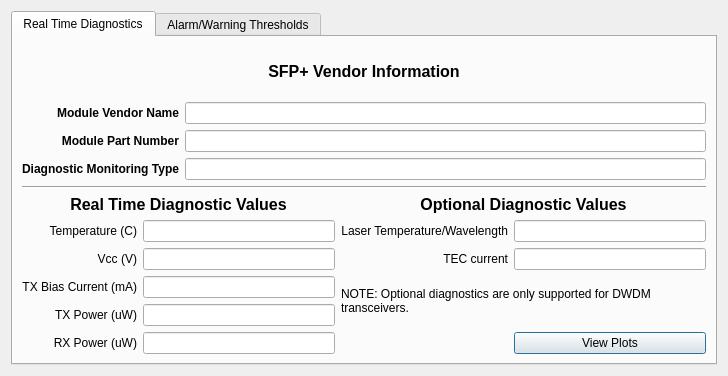
<?xml version="1.0" encoding="UTF-8"?>
<ui version="4.0">
 <class>Dialog</class>
 <widget class="QDialog" name="Dialog">
  <property name="geometry">
   <rect>
    <x>0</x>
    <y>0</y>
    <width>728</width>
    <height>376</height>
   </rect>
  </property>
  <property name="windowTitle">
   <string>Dialog</string>
  </property>
  <property name="modal">
   <bool>false</bool>
  </property>
  <layout class="QGridLayout" name="gridLayout_4">
   <item row="0" column="0">
    <widget class="QTabWidget" name="tabWidget">
     <property name="currentIndex">
      <number>0</number>
     </property>
     <widget class="QWidget" name="tab">
      <attribute name="title">
       <string>Real Time Diagnostics</string>
      </attribute>
      <layout class="QGridLayout" name="gridLayout_6">
       <item row="0" column="0">
        <layout class="QGridLayout" name="gridLayout_2">
         <item row="0" column="0">
          <layout class="QGridLayout" name="gridLayout_3">
           <item row="1" column="1">
            <widget class="QLineEdit" name="lineEdit">
             <property name="enabled">
              <bool>true</bool>
             </property>
            </widget>
           </item>
           <item row="3" column="1">
            <widget class="QLineEdit" name="lineEdit_3">
             <property name="enabled">
              <bool>true</bool>
             </property>
            </widget>
           </item>
           <item row="4" column="0" colspan="2">
            <widget class="Line" name="line">
             <property name="orientation">
              <enum>Qt::Horizontal</enum>
             </property>
            </widget>
           </item>
           <item row="5" column="0" colspan="2">
            <layout class="QGridLayout" name="gridLayout_5">
             <item row="0" column="0" colspan="2">
              <widget class="QLabel" name="label_4">
               <property name="font">
                <font>
                 <pointsize>12</pointsize>
                 <weight>75</weight>
                 <bold>true</bold>
                </font>
               </property>
               <property name="text">
                <string>Real Time Diagnostic Values</string>
               </property>
               <property name="alignment">
                <set>Qt::AlignCenter</set>
               </property>
              </widget>
             </item>
             <item row="3" column="2" rowspan="2" colspan="2">
              <widget class="QLabel" name="label_12">
               <property name="text">
                <string>NOTE: Optional diagnostics are only supported for DWDM transceivers.</string>
               </property>
               <property name="wordWrap">
                <bool>true</bool>
               </property>
              </widget>
             </item>
             <item row="4" column="0">
              <widget class="QLabel" name="txPowerLabel">
               <property name="font">
                <font>
                 <weight>50</weight>
                 <bold>false</bold>
                </font>
               </property>
               <property name="text">
                <string>TX Power (uW)</string>
               </property>
               <property name="alignment">
                <set>Qt::AlignRight|Qt::AlignTrailing|Qt::AlignVCenter</set>
               </property>
              </widget>
             </item>
             <item row="0" column="2" colspan="2">
              <widget class="QLabel" name="label_6">
               <property name="font">
                <font>
                 <pointsize>12</pointsize>
                 <weight>75</weight>
                 <bold>true</bold>
                </font>
               </property>
               <property name="text">
                <string>Optional Diagnostic Values</string>
               </property>
               <property name="alignment">
                <set>Qt::AlignCenter</set>
               </property>
              </widget>
             </item>
             <item row="2" column="2">
              <widget class="QLabel" name="label_8">
               <property name="font">
                <font>
                 <weight>50</weight>
                 <bold>false</bold>
                </font>
               </property>
               <property name="text">
                <string>TEC current</string>
               </property>
               <property name="alignment">
                <set>Qt::AlignRight|Qt::AlignTrailing|Qt::AlignVCenter</set>
               </property>
              </widget>
             </item>
             <item row="3" column="0">
              <widget class="QLabel" name="txBiasCurrentLabel">
               <property name="font">
                <font>
                 <weight>50</weight>
                 <bold>false</bold>
                </font>
               </property>
               <property name="text">
                <string>TX Bias Current (mA)</string>
               </property>
               <property name="alignment">
                <set>Qt::AlignRight|Qt::AlignTrailing|Qt::AlignVCenter</set>
               </property>
              </widget>
             </item>
             <item row="3" column="1">
              <widget class="QLineEdit" name="txBiasCurrentLineEdit"/>
             </item>
             <item row="1" column="0">
              <widget class="QLabel" name="temperatureLabel">
               <property name="font">
                <font>
                 <weight>50</weight>
                 <bold>false</bold>
                </font>
               </property>
               <property name="text">
                <string>Temperature (C)</string>
               </property>
               <property name="alignment">
                <set>Qt::AlignRight|Qt::AlignTrailing|Qt::AlignVCenter</set>
               </property>
              </widget>
             </item>
             <item row="2" column="1">
              <widget class="QLineEdit" name="vccLineEdit"/>
             </item>
             <item row="2" column="0">
              <widget class="QLabel" name="vccLabel">
               <property name="font">
                <font>
                 <weight>50</weight>
                 <bold>false</bold>
                </font>
               </property>
               <property name="text">
                <string>Vcc (V)</string>
               </property>
               <property name="alignment">
                <set>Qt::AlignRight|Qt::AlignTrailing|Qt::AlignVCenter</set>
               </property>
              </widget>
             </item>
             <item row="1" column="2">
              <widget class="QLabel" name="label_7">
               <property name="font">
                <font>
                 <weight>50</weight>
                 <bold>false</bold>
                </font>
               </property>
               <property name="text">
                <string>Laser Temperature/Wavelength</string>
               </property>
               <property name="alignment">
                <set>Qt::AlignRight|Qt::AlignTrailing|Qt::AlignVCenter</set>
               </property>
              </widget>
             </item>
             <item row="5" column="0">
              <widget class="QLabel" name="rxPowerLabel">
               <property name="font">
                <font>
                 <weight>50</weight>
                 <bold>false</bold>
                </font>
               </property>
               <property name="text">
                <string>RX Power (uW)</string>
               </property>
               <property name="alignment">
                <set>Qt::AlignRight|Qt::AlignTrailing|Qt::AlignVCenter</set>
               </property>
              </widget>
             </item>
             <item row="2" column="3">
              <widget class="QLineEdit" name="tecCurrentLineEdit"/>
             </item>
             <item row="4" column="1">
              <widget class="QLineEdit" name="txPowerLineEdit"/>
             </item>
             <item row="1" column="3">
              <widget class="QLineEdit" name="laserTempLineEdit"/>
             </item>
             <item row="1" column="1">
              <widget class="QLineEdit" name="temperatureLineEdit">
               <property name="enabled">
                <bool>true</bool>
               </property>
              </widget>
             </item>
             <item row="5" column="1">
              <widget class="QLineEdit" name="rxPowerLineEdit"/>
             </item>
             <item row="5" column="3">
              <widget class="QPushButton" name="pushButton">
               <property name="text">
                <string>View Plots</string>
               </property>
              </widget>
             </item>
            </layout>
           </item>
           <item row="1" column="0">
            <widget class="QLabel" name="label">
             <property name="font">
              <font>
               <weight>75</weight>
               <bold>true</bold>
              </font>
             </property>
             <property name="layoutDirection">
              <enum>Qt::LeftToRight</enum>
             </property>
             <property name="text">
              <string>Module Vendor Name</string>
             </property>
             <property name="alignment">
              <set>Qt::AlignRight|Qt::AlignTrailing|Qt::AlignVCenter</set>
             </property>
            </widget>
           </item>
           <item row="2" column="1">
            <widget class="QLineEdit" name="lineEdit_2">
             <property name="enabled">
              <bool>true</bool>
             </property>
            </widget>
           </item>
           <item row="2" column="0">
            <widget class="QLabel" name="label_2">
             <property name="font">
              <font>
               <weight>75</weight>
               <bold>true</bold>
              </font>
             </property>
             <property name="text">
              <string>Module Part Number</string>
             </property>
             <property name="alignment">
              <set>Qt::AlignRight|Qt::AlignTrailing|Qt::AlignVCenter</set>
             </property>
            </widget>
           </item>
           <item row="0" column="0" colspan="2">
            <widget class="QLabel" name="label_5">
             <property name="font">
              <font>
               <pointsize>12</pointsize>
               <weight>75</weight>
               <bold>true</bold>
              </font>
             </property>
             <property name="text">
              <string>SFP+ Vendor Information</string>
             </property>
             <property name="alignment">
              <set>Qt::AlignCenter</set>
             </property>
            </widget>
           </item>
           <item row="3" column="0">
            <widget class="QLabel" name="label_3">
             <property name="font">
              <font>
               <weight>75</weight>
               <bold>true</bold>
              </font>
             </property>
             <property name="text">
              <string>Diagnostic Monitoring Type</string>
             </property>
             <property name="alignment">
              <set>Qt::AlignRight|Qt::AlignTrailing|Qt::AlignVCenter</set>
             </property>
            </widget>
           </item>
          </layout>
         </item>
        </layout>
       </item>
      </layout>
     </widget>
     <widget class="QWidget" name="tab_2">
      <attribute name="title">
       <string>Alarm/Warning Thresholds</string>
      </attribute>
      <layout class="QGridLayout" name="gridLayout_7">
       <item row="10" column="4">
        <widget class="QLineEdit" name="tecCurrentHighAlarmLineEdit"/>
       </item>
       <item row="5" column="0">
        <widget class="QLabel" name="label_17">
         <property name="text">
          <string>TX Power (uW)</string>
         </property>
         <property name="alignment">
          <set>Qt::AlignRight|Qt::AlignTrailing|Qt::AlignVCenter</set>
         </property>
        </widget>
       </item>
       <item row="3" column="1">
        <widget class="QLineEdit" name="vccLowAlarmLineEdit"/>
       </item>
       <item row="5" column="2">
        <widget class="QLineEdit" name="txPowerLowWarnLineEdit"/>
       </item>
       <item row="7" column="1">
        <widget class="QLineEdit" name="rxPowerLowAlarmLineEdit"/>
       </item>
       <item row="7" column="3">
        <widget class="QLineEdit" name="rxPowerHighWarnLineEdit"/>
       </item>
       <item row="10" column="1">
        <widget class="QLineEdit" name="tecCurrentLowAlarmLineEdit"/>
       </item>
       <item row="9" column="0">
        <widget class="QLabel" name="label_20">
         <property name="text">
          <string>Laser Temperature (C)</string>
         </property>
         <property name="alignment">
          <set>Qt::AlignRight|Qt::AlignTrailing|Qt::AlignVCenter</set>
         </property>
        </widget>
       </item>
       <item row="0" column="0">
        <widget class="QLabel" name="label_21">
         <property name="font">
          <font>
           <weight>75</weight>
           <bold>true</bold>
          </font>
         </property>
         <property name="text">
          <string>Threshold/Parameter</string>
         </property>
         <property name="alignment">
          <set>Qt::AlignCenter</set>
         </property>
        </widget>
       </item>
       <item row="4" column="3">
        <widget class="QLineEdit" name="txBiasHighWarnLineEdit"/>
       </item>
       <item row="0" column="1">
        <widget class="QLabel" name="label_9">
         <property name="font">
          <font>
           <pointsize>11</pointsize>
           <weight>75</weight>
           <bold>true</bold>
          </font>
         </property>
         <property name="text">
          <string>Alarm Low</string>
         </property>
         <property name="alignment">
          <set>Qt::AlignCenter</set>
         </property>
        </widget>
       </item>
       <item row="5" column="4">
        <widget class="QLineEdit" name="txPowerHighAlarmLineEdit"/>
       </item>
       <item row="10" column="2">
        <widget class="QLineEdit" name="tecCurrentLowWarnLineEdit"/>
       </item>
       <item row="7" column="0">
        <widget class="QLabel" name="label_19">
         <property name="text">
          <string>RX Power (uW)</string>
         </property>
         <property name="alignment">
          <set>Qt::AlignRight|Qt::AlignTrailing|Qt::AlignVCenter</set>
         </property>
        </widget>
       </item>
       <item row="9" column="4">
        <widget class="QLineEdit" name="laserTempHighAlarmLineEdit"/>
       </item>
       <item row="0" column="2">
        <widget class="QLabel" name="label_10">
         <property name="font">
          <font>
           <weight>75</weight>
           <bold>true</bold>
          </font>
         </property>
         <property name="text">
          <string>Warning Low</string>
         </property>
         <property name="alignment">
          <set>Qt::AlignCenter</set>
         </property>
        </widget>
       </item>
       <item row="2" column="2">
        <widget class="QLineEdit" name="tempLowWarnLineEdit"/>
       </item>
       <item row="3" column="4">
        <widget class="QLineEdit" name="vccHighAlarmLineEdit"/>
       </item>
       <item row="4" column="2">
        <widget class="QLineEdit" name="txBiasLowWarnLineEdit"/>
       </item>
       <item row="2" column="1">
        <widget class="QLineEdit" name="tempLowAlarmLineEdit"/>
       </item>
       <item row="1" column="0" colspan="6">
        <widget class="Line" name="line_3">
         <property name="orientation">
          <enum>Qt::Horizontal</enum>
         </property>
        </widget>
       </item>
       <item row="5" column="3">
        <widget class="QLineEdit" name="txPowerHighWarnLineEdit"/>
       </item>
       <item row="10" column="0">
        <widget class="QLabel" name="label_25">
         <property name="text">
          <string>TEC Current(mA)</string>
         </property>
         <property name="alignment">
          <set>Qt::AlignRight|Qt::AlignTrailing|Qt::AlignVCenter</set>
         </property>
        </widget>
       </item>
       <item row="7" column="2">
        <widget class="QLineEdit" name="rxPowerLowWarnLineEdit"/>
       </item>
       <item row="2" column="3">
        <widget class="QLineEdit" name="tempHighWarnLineEdit"/>
       </item>
       <item row="0" column="3">
        <widget class="QLabel" name="label_22">
         <property name="font">
          <font>
           <weight>75</weight>
           <bold>true</bold>
          </font>
         </property>
         <property name="text">
          <string>Warning High</string>
         </property>
         <property name="alignment">
          <set>Qt::AlignCenter</set>
         </property>
        </widget>
       </item>
       <item row="9" column="1">
        <widget class="QLineEdit" name="laserTempLowAlarmLineEdit"/>
       </item>
       <item row="9" column="2">
        <widget class="QLineEdit" name="laserTempLowWarnLineEdit"/>
       </item>
       <item row="3" column="3">
        <widget class="QLineEdit" name="vccHighWarnLineEdit"/>
       </item>
       <item row="2" column="0">
        <widget class="QLabel" name="label_11">
         <property name="text">
          <string>Temperature (C)</string>
         </property>
         <property name="alignment">
          <set>Qt::AlignRight|Qt::AlignTrailing|Qt::AlignVCenter</set>
         </property>
        </widget>
       </item>
       <item row="4" column="0">
        <widget class="QLabel" name="label_15">
         <property name="text">
          <string>TX Bias Current (mA)</string>
         </property>
         <property name="alignment">
          <set>Qt::AlignRight|Qt::AlignTrailing|Qt::AlignVCenter</set>
         </property>
        </widget>
       </item>
       <item row="0" column="4">
        <widget class="QLabel" name="label_27">
         <property name="font">
          <font>
           <weight>75</weight>
           <bold>true</bold>
          </font>
         </property>
         <property name="text">
          <string>Alarm High</string>
         </property>
         <property name="alignment">
          <set>Qt::AlignCenter</set>
         </property>
        </widget>
       </item>
       <item row="7" column="4">
        <widget class="QLineEdit" name="rxPowerHighAlarmLineEdit"/>
       </item>
       <item row="3" column="0">
        <widget class="QLabel" name="label_13">
         <property name="text">
          <string>Vcc (V)</string>
         </property>
         <property name="alignment">
          <set>Qt::AlignRight|Qt::AlignTrailing|Qt::AlignVCenter</set>
         </property>
        </widget>
       </item>
       <item row="3" column="2">
        <widget class="QLineEdit" name="vccLowWarnLineEdit"/>
       </item>
       <item row="10" column="3">
        <widget class="QLineEdit" name="tecCurrentHighWarnLineEdit"/>
       </item>
       <item row="5" column="1">
        <widget class="QLineEdit" name="txPowerLowAlarmLineEdit"/>
       </item>
       <item row="9" column="3">
        <widget class="QLineEdit" name="laserTempHighWarnLineEdit"/>
       </item>
       <item row="4" column="4">
        <widget class="QLineEdit" name="txBiasHighAlarmLineEdit"/>
       </item>
       <item row="4" column="1">
        <widget class="QLineEdit" name="txBiasLowAlarmLineEdit"/>
       </item>
       <item row="2" column="4">
        <widget class="QLineEdit" name="tempHighAlarmLineEdit"/>
       </item>
       <item row="8" column="0" colspan="6">
        <widget class="Line" name="line_2">
         <property name="orientation">
          <enum>Qt::Horizontal</enum>
         </property>
        </widget>
       </item>
      </layout>
     </widget>
    </widget>
   </item>
  </layout>
 </widget>
 <resources/>
 <connections/>
</ui>
